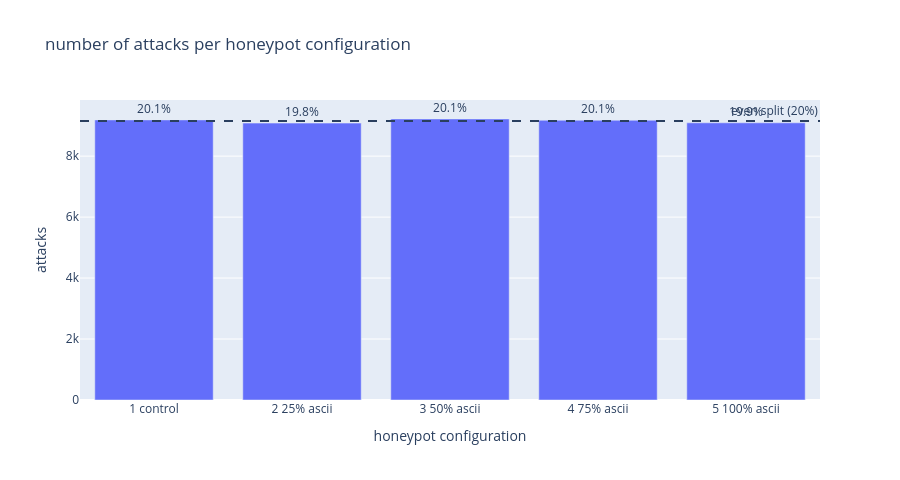

Here is the notebook cell this chart was saved with:
### Markdown cell above
## Number of attacks per honeypot configuration

Randomization is working when the five configurations each get about 20% of attacks.

### Code cell
config_counts = df["config_label"].value_counts().reindex(ORDER)
config_share = (100 * config_counts / config_counts.sum()).round(1)
summary = pd.DataFrame({"attacks": config_counts, "percent": config_share})
display(summary)
spread = config_share.max() - config_share.min()
print(f"share spread: {spread:.1f} percentage points")

fig_config_counts = px.bar(
    summary.reset_index(),
    x="config_label",
    y="attacks",
    text="percent",
    labels={"config_label": "honeypot configuration", "attacks": "attacks"},
    title="number of attacks per honeypot configuration",
)
fig_config_counts.update_traces(texttemplate="%{text}%", textposition="outside")
fig_config_counts.add_hline(
    y=len(df) / len(ORDER), line_dash="dash", annotation_text="even split (20%)"
)
fig_config_counts.update_layout(width=900, height=480)
fig_config_counts.show()

# same split per honeypot container, since each container is re-randomized on every recycle
display(pd.crosstab(df["honeypot"], df["config_label"]).reindex(columns=ORDER))

### Figure 1 — Plotly figure (JSON) as saved in the notebook; plotly's stock layout.template omitted (floating-point values rounded to 4 significant figures)
{"data": [{"hovertemplate": "honeypot configuration=%{x}<br>attacks=%{y}<br>percent=%{text}<extra></extra>", "legendgroup": "", "marker": {"color": "#636efa", "pattern": {"shape": ""}}, "name": "", "orientation": "v", "showlegend": false, "text": [20.1, 19.8, 20.1, 20.1, 19.9], "textposition": "outside", "texttemplate": "%{text}%", "type": "bar", "x": ["1 control", "2 25% ascii", "3 50% ascii", "4 75% ascii", "5 100% ascii"], "xaxis": "x", "y": [9189, 9084, 9221, 9177, 9093], "yaxis": "y"}], "layout": {"annotations": [{"showarrow": false, "text": "even split (20%)", "x": 1, "xanchor": "right", "xref": "x domain", "y": 9153.0, "yanchor": "bottom", "yref": "y"}], "barmode": "relative", "height": 480, "legend": {"tracegroupgap": 0}, "shapes": [{"line": {"dash": "dash"}, "type": "line", "x0": 0, "x1": 1, "xref": "x domain", "y0": 9153.0, "y1": 9153.0, "yref": "y"}], "title": {"text": "number of attacks per honeypot configuration"}, "width": 900, "xaxis": {"anchor": "y", "domain": [0, 1], "title": {"text": "honeypot configuration"}}, "yaxis": {"anchor": "x", "domain": [0, 1], "title": {"text": "attacks"}}}}
